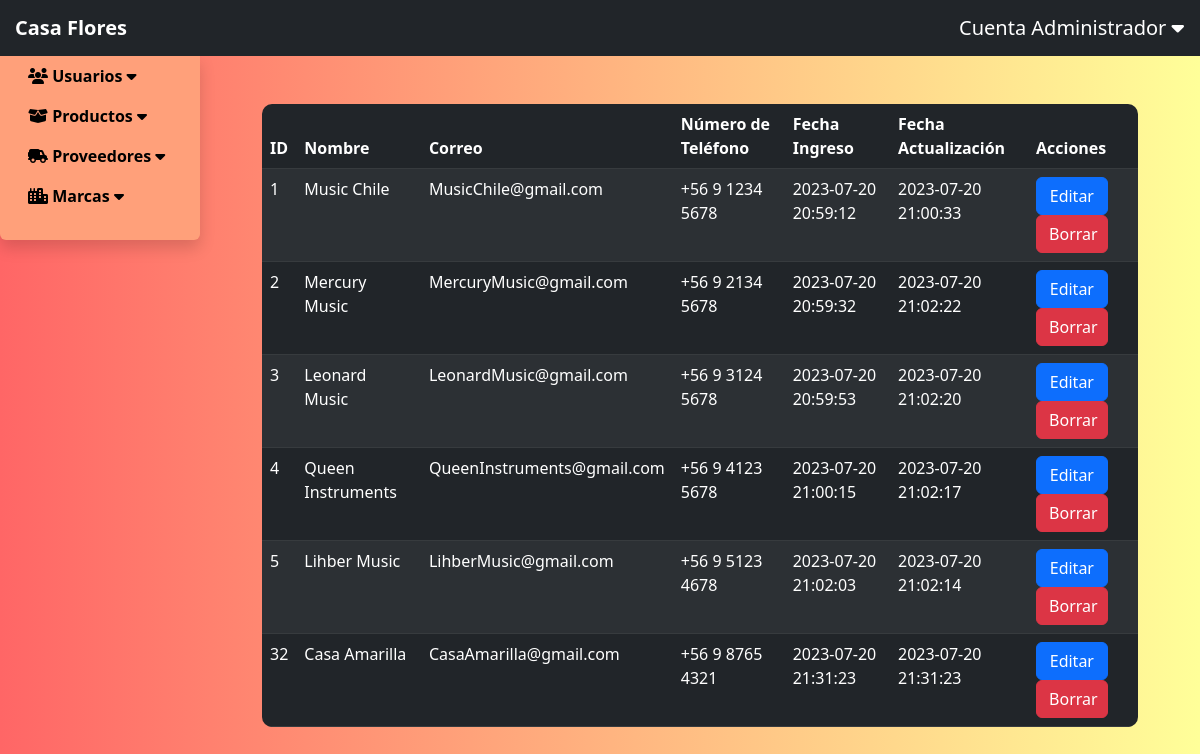
Screenshot of /display-suppliers.php (signed in) with the database file from the repository.
### tables this page shows
CREATE TABLE `supplier` (
  `id` int(11) NOT NULL,
  `name` varchar(100) NOT NULL,
  `email` varchar(50) NOT NULL,
  `phone_number` varchar(50) NOT NULL,
  `created_at` datetime NOT NULL,
  `updated_at` datetime NOT NULL
);

### display-suppliers.php (the view, shortened to what this page needs)
<?php
  $user = $_SESSION['user'];
  $user_role= $user['role'];
  function isEmployee($user_role) {
    return $user_role === "Empleado";
  }
  require_once 'database/connection.php';
  $suppliers = array();
?>
<!DOCTYPE html>
<html>
<head>
  <link rel="stylesheet" href="css/main.css">
  <link rel="stylesheet" href="css/bootstrap.min.css">
  <link rel="stylesheet" href="https://cdnjs.cloudflare.com/ajax/libs/font-awesome/6.4.0/css/all.min.css">
  <link href="https://cdn.jsdelivr.net/npm/bootstrap-icons@1.7.2/font/bootstrap-icons.css" rel="stylesheet">
</head>
<body>
<nav class="navbar navbar-expand-lg navbar-dark bg-dark">
  <a class="navbar-brand pr-3 fw-semibold" href="dashboard.php" style="margin-right: auto; margin-left: 15px;">Casa Flores</a>
  <div class="collapse navbar-collapse justify-content-end" id="navbarNav">
    <ul class="navbar-nav">
      <li class="nav-item dropdown">
        <a class="navbar-brand pr-3" href="#" id="userDropdown" role="button" data-bs-toggle="dropdown" aria-haspopup="true" aria-expanded="false">
        <?=$user['name'] .' '.$user['last_name'] ?> <i class="fa-solid fa-caret-down"></i>
        </a>
      </li>
    </ul>
  </div>
</nav>
<div class="container-fluid custom-container">
  <div class="row">
    <nav class="col-md-2 d-none d-md-block lateral-bar sidebar rounded-bottom shadow">
      <div class="sidebar-sticky">
        <ul class="nav flex-column">
          <li class="nav-item">
            <a class="nav-link fw-semibold" data-bs-toggle="collapse" href="#usersCollapse"><i class="fas fa-users"></i> <span>Usuarios</span> <i class="fa-solid fa-caret-down"></i></a>
          </li>
          <li class="nav-item">
            <a class="nav-link fw-semibold" data-bs-toggle="collapse" href="#productCollapse"><i class="fas fa-box-open"></i> <span>Productos</span> <i class="fa-solid fa-caret-down"></i></a>
          </li>
          <li class="nav-item">
            <a class="nav-link fw-semibold" data-bs-toggle="collapse" href="#suppliersCollapse"><i class="fas fa-truck-field"></i> <span>Proveedores</span> <i class="fa-solid fa-caret-down"></i></a>
          </li>
          <li class="nav-item">
            <a class="nav-link fw-semibold" data-bs-toggle="collapse" href="#brandsCollapse"><i class="fas fa-city"></i> <span>Marcas</span> <i class="fa-solid fa-caret-down"></i></a>
          </li>
        </ul>
      </div>
      <br>
    </nav>
    <div class="container-fluid col-md-9 justify-content-center pt-5">
      <table id="table" class="table table-striped table-dark">
        <?php
          try {
            $stmt = $conn->prepare("SELECT * FROM supplier");
            $stmt->execute();
            $suppliers = $stmt->fetchAll(PDO::FETCH_ASSOC);
          } catch(PDOException $e) {
              echo "Error: " . $e->getMessage();
          }
        ?>
          <thead>
              <tr>
                  <th scope="col" class="orderable-column">ID</th>
                  <th scope="col" class="orderable-column">Nombre</th>
                  <th scope="col">Correo</th>
                  <th scope="col">Número de Teléfono</th>
                  <th scope="col" class="orderable-column">Fecha Ingreso</th>
                  <th scope="col" class="orderable-column">Fecha Actualización</th>
                  <th scope="col">Acciones</th>
              </tr>
          </thead>
          <tbody>
              <?php foreach($suppliers as $supplier): ?>
                  <tr>
                    <td><?php echo $supplier['id']; ?></td>
                    <td><?php echo $supplier['name']; ?></td>
                    <td><?php echo $supplier['email']; ?></td>
                    <td><?php echo $supplier['phone_number']; ?></td>
                    <td><?php echo $supplier['created_at']; ?></td>
                    <td><?php echo $supplier['updated_at']; ?></td>
                    <td>
                      <form method="post">
                        <button type="button" class="btn btn-primary editbtn"style="height:38px; width:71.6167px">Editar</button>
                        <?php if (!isEmployee($user_role)): ?>
                            <input type="submit" name="btnAction" value="Borrar" class="btn btn-danger" style="height:38px; width:71.6167px">
                        <?php endif; ?>
                      </form>
                    </td>
                  </tr>
              <?php endforeach; ?>
          </tbody>
      </table>
    </div>
 </div>
</div>
<link rel="stylesheet" type="text/css" href="https://cdn.datatables.net/v/bs4/dt-1.10.20/datatables.min.css"/>
</body>
</html>

### css/main.css (style rules this page uses)
body { background-image: url("../assets/vivid-blurred-colorful-background.jpg"); }
.custom-container { height: 94vh; }
.custom-container .sidebar { height: 100%; }

### display-suppliers.php (style rules this page uses)
body { background: #ffe259; background: linear-gradient(to right, #FF6666, #FFFF99); }
.nav-link { color: black !important; }
.lateral-bar { background-color: #FFA07A; }
table.table { border-radius: 10px; overflow: hidden; }

### rows the page displays
supplier: id "1", name "Music Chile", email "MusicChile@gmail.com", phone_number "+56 9 1234 5678", created_at "2023-07-20 20:59:12", updated_at "2023-07-20 21:00:33"
supplier: id "2", name "Mercury Music", email "MercuryMusic@gmail.com", phone_number "+56 9 2134 5678", created_at "2023-07-20 20:59:32", updated_at "2023-07-20 21:02:22"
supplier: id "3", name "Leonard Music", email "LeonardMusic@gmail.com", phone_number "+56 9 3124 5678", created_at "2023-07-20 20:59:53", updated_at "2023-07-20 21:02:20"
supplier: id "4", name "Queen Instruments", email "QueenInstruments@gmail.com", phone_number "+56 9 4123 5678", created_at "2023-07-20 21:00:15", updated_at "2023-07-20 21:02:17"
supplier: id "5", name "Lihber Music", email "LihberMusic@gmail.com", phone_number "+56 9 5123 4678", created_at "2023-07-20 21:02:03", updated_at "2023-07-20 21:02:14"
supplier: id "32", name "Casa Amarilla", email "CasaAmarilla@gmail.com", phone_number "+56 9 8765 4321", created_at "2023-07-20 21:31:23", updated_at "2023-07-20 21:31:23"

### other values shown
$user['name'] "Cuenta"
$user['last_name'] "Administrador"
